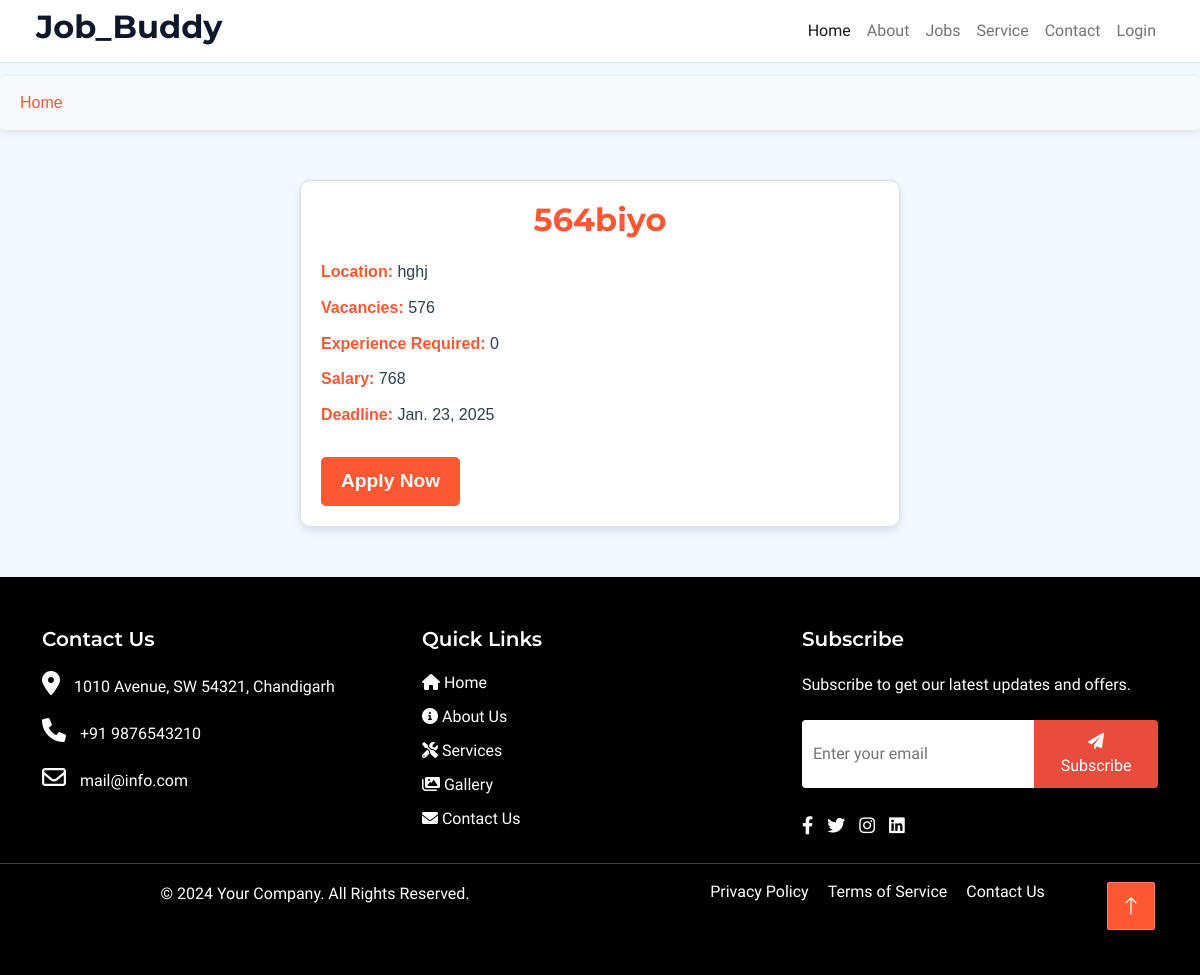
The app's page /Job_Management1/ with its own data.
### Job_Management/models.py (models this page shows, shortened)
class Job(models.Model):
    title = models.CharField(max_length=200)  # Job title
    published_on = models.DateField(auto_now_add=True)  # Auto-filled publish date
    vacancy = models.PositiveIntegerField()  # Number of vacancies
    employment_status = models.CharField(max_length=100)  # Employment status (e.g., Full-time, Part-time)
    experience = models.CharField(max_length=100)  # Experience requirements (e.g., "2-5 years")
    job_location = models.CharField(max_length=200)  # Location of the job
    salary = models.CharField(max_length=100)  # Salary information (e.g., "Negotiable" or range)
    gender = models.CharField(max_length=50, choices=[  # Gender preference (optional)
        ('Male', 'Male'),
        ('Female', 'Female'),
        ('Any', 'Any'),
    ], default='Any')
    application_deadline = models.DateField()  # Last date for application submission

### Job_Management/views.py (the view)
# urls.py: path('<int:job_id>/', views.job_detail, name='job_detail'),
def job_detail(request, job_id):
    job = get_object_or_404(Job, id=job_id)
    return render(request, 'job_detail.html', {'job': job})

### Job_Management/templates/job_detail.html (shortened to what this page needs)
{% extends 'base1.html' %}
{% block content %}
<div class="job-details-container">
    <h2 class="job-title">{{ job.title }}</h2>
    <div class="job-details">
        <p><strong>Location:</strong> {{ job.job_location }}</p>
        <p><strong>Vacancies:</strong> {{ job.vacancy }}</p>
        <p><strong>Experience Required:</strong> {{ job.experience }}</p>
        <p><strong>Salary:</strong> {{ job.salary }}</p>
        <p><strong>Deadline:</strong> {{ job.application_deadline }}</p>
    </div>
    <a href="{% url 'apply_job' job.id %}" class="apply-btn">Apply Now</a>
</div>
{% endblock %}

### Base/static/user_static/css/style1.css (style rules this page uses)
:root { --primary: #ff5733; --light: #F1F8FF; --dark: #0F172B; }
body { padding-top: 56px; }

### Job_Management/templates/job_detail.html (style rules this page uses)
.job-details-container { max-width: 600px; margin: 50px auto; padding: 20px; background-color: #fff; border: 1px solid #ddd; border-radius: 10px; box-shadow: 0 4px 8px rgba(0, 0, 0, 0.1); font-family: 'Arial', sans-serif; color: #2c3e50; }
.job-title { font-size: 2rem; color: #ff5733; text-align: center; margin-bottom: 20px; }
.job-details p { font-size: 1rem; margin: 10px 0; line-height: 1.6; }
.job-details p strong { color: #ff5733; }
.apply-btn { display: inline-block; margin-top: 20px; padding: 10px 20px; background-color: #ff5733; color: #fff; text-decoration: none; font-size: 1.2rem; font-weight: bold; text-align: center; border-radius: 5px; transition: background-color 0.3s ease; }

### records on screen
Job: title "564biyo", job_location "hghj", vacancy "576", experience "0", salary "768", application_deadline "Jan. 23, 2025"
